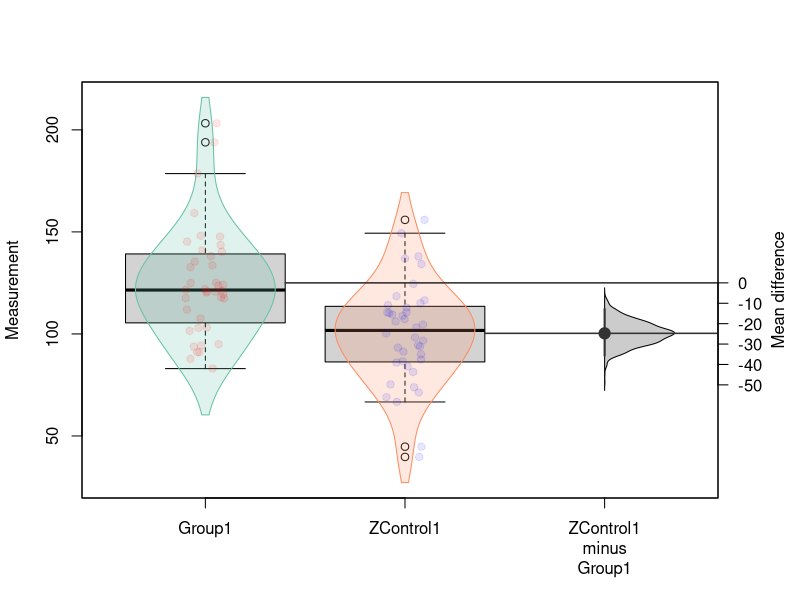
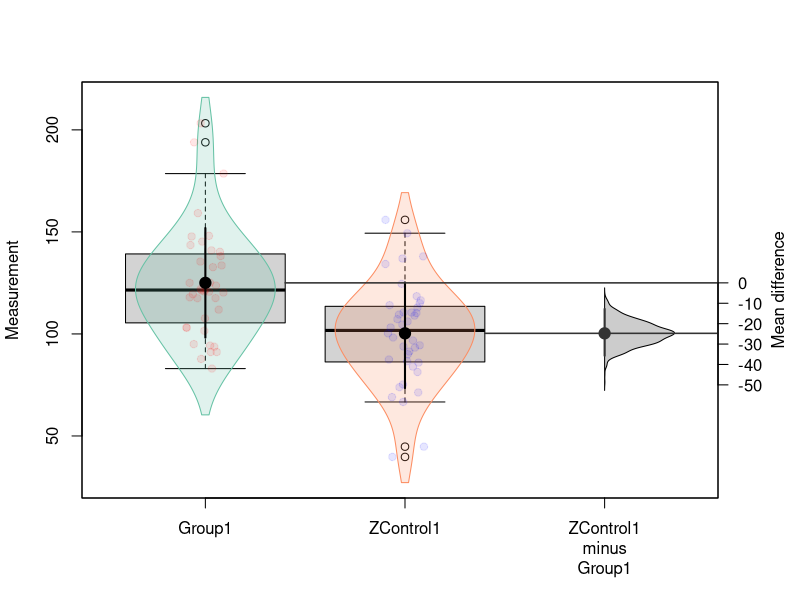
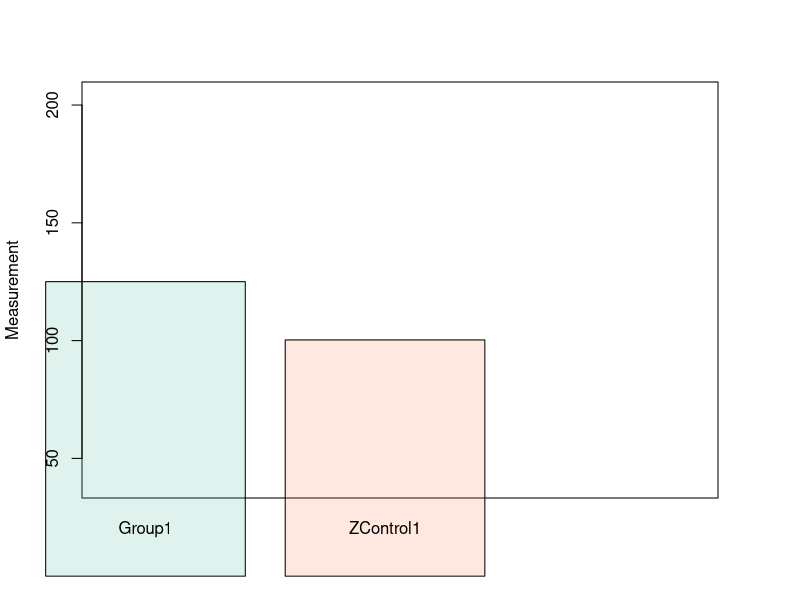

The R script that drew these images, in order: (Note: this script raises an error after producing the figures.)
### Private functions

#### TODO handle NA in data !!!
#### Multiple groups - specify pairings
#### Scale of cohens d - scale to fit (-1, 1), limit axis extents (Hegdes same)

transparent <-  function(colour, alpha) {
  rgba.val <- col2rgb(colour, TRUE)
  t.col <- rgb(rgba.val[1, ], rgba.val[2, ], rgba.val[3, ],
               maxColorValue = 255,
               alpha = (100 - alpha * 100) * 255 / 100)
  invisible(t.col)
}

### confidence interval of a group 
CI <- function(x){
  alpha <- 0.95
  m <- mean(x) 
  sd <- sd(x)
  n <- length(x)
  se <- sd/sqrt(n)
  df <- n-1
  alpha <- 1-alpha
  t <- qt(p=alpha/2, df=df,lower.tail=F)
  me <- t * se
  c1 <- m - me
  c2 <- m + me
  print(c(c1,c2))
}

# Two group statistic functions

# Mean difference (group 2 - group 1)
stMeanDiff <- function(x1, x2) { mean(x2) - mean(x1) }

# Cohens d (group 2 - group 1)
stCohensD <- function(x1, x2){
  m1 <- mean(x1) 
  SD1 <- sd(x1)
  N1 <- length(x1)
  m2 <- mean(x2)
  SD2 <- sd(x2)
  N2 <- length(x2)
  x <- sqrt((N1 - 1) * (SD1 * SD1) * (N2 - 1) * (SD2 * SD2) / (N1 + N2 - 2))
  (m2 - m1) / x
}

# Hegens d (group 2 - group 1)

stHegensD <- function(x1, x2){
  m1 <- mean(x1) 
  SD1 <- sd(x1)
  N1 <- length(x1)
  m2 <- mean(x2)
  SD2 <- sd(x2)
  N2 <- length(x2)
  x <- sqrt((N1 - 1) * (SD1 * SD1) * (N2 - 1) * (SD2 * SD2) / (N1 + N2 - 2))
  d = (m2 - m1) / x
  d*(1-(3/(4(N1+N2)-9)))
}

#############################################################################

#' Generate differences
#' 
#' This is details
#' 
#' @param data A data frame...
#' @param effect.type Type of difference
#' 
#' @return List containing:
#' bootstrapped mean difference + confidence interval of mean difference + individual bootstrapped difference + 
#'         CI of group 1 + CI of group 2 + mean of group 1 + mean of group 2 + median of group 1 + median of group 2 +
#'         raw data
#'         
#' @export
difference <- function(data,
                       effect.type = c("unstandardised", "cohens", "hegens", "paired-diffs"),
                       #paired = FALSE, # if true calculate paired mean difference 
                       data.col = 1, group.col = 2, block.col = NULL, id.col,
                       R = 1000,
                       ci.type = "bca",
                       ...        
                       # ci.type = "bca", #default
                       # contrast = c("group 1 - group 2"), # default larger group minus small group
                       # ci.conf = 0.95,
) {
  
  call <- match.call()
  if (!is.function(effect.type))
    effect.type <- match.arg(effect.type)
  
  # Get list of groups
  groups <- sort(unique(data[[group.col]]))

  # Function to simplify writing bootstrap statistic functions  
  .wrap2GroupStatistic <- function(statisticFn) {
    if (length(groups) != 2)
      stop(sprintf("Require exactly 2 groups for effect type %s, found %d (%s)", effect.type, length(groups), paste(groups, collapse = ", ")))
    function(data, indices) {
      measurement <- data[indices, data.col]
      group <- data[indices, group.col]
      x1 <- measurement[group == groups[1]]
      x2 <- measurement[group == groups[2]]
      statisticFn(x1, x2)
    }
  }

  # Decide how to calculate the statistic
  bootstrapData <- data
  if (effect.type == "unstandardised") {
    statistic <- .wrap2GroupStatistic(stMeanDiff)
  } else if (effect.type == "cohens") {
    statistic <- .wrap2GroupStatistic(stCohensD)
  } else if (effect.type == "hegens") {
    statistic <- .wrap2GroupStatistic(stHegensD)
  } else if (effect.type == "paired-diffs") {
    if (missing(id.col)) stop("id.col must be specified when effect.type = 'paired-diffs'")
    g1 <- data[data[[group.col]] == groups[1], ]
    g2 <- data[data[[group.col]] == groups[2], ]
    # Pair on ID (don't assume they are sorted)
    g2Idx <- match(g1[[id.col]], g2[[id.col]])
    bootstrapData <- g2[[data.col]][g2Idx] - g1[[data.col]]
    statistic <- function(data, subset) {
      mean(data[subset])
    }
  } else {
    # User supplied a bootstrap statistic function
    statistic <- effect.type
  }
  
  # Bootstrap the statistic
  es <- boot::boot(bootstrapData, statistic, R = R, ...)
  
  # Calculate confidence interval
  ci <- boot::boot.ci(es, type = ci.type)
  
  # Save some parts of the CI data into the returned value (don't need values that are already there or misleading)
  es[["ci.type"]] <- ci.type
  for (cin in names(ci)) {
    if (!cin %in% c("R", "t0", "call")) {
      es[[cin]] <- ci[[cin]]
    }
  }
  # Overwrite data in result with the real data (rather than bootstrapped data, e.g. for paired-riffs)
  es$data <- data
  # Add some more stuff to the result
  es$call <- match.call()
  es$data.col <- data.col
  es$group.col <- group.col
  es$groups <- groups
  es$effect.type <- effect.type
  
  # Fill in extra information in the returned list  
  gil <- lapply(groups, function(g) { 
    grpVals <- data[[data.col]][data[[group.col]] == g]
    c(mean = mean(grpVals),
      median = median(grpVals),
      sd = sd(grpVals),
      se = sd(grpVals) / sqrt(length(grpVals))
      ###add CI function here (maybe no need to print to confuse with bootstrap CI, but need to be part of es for plotting CI)
    )
  })
  df <- do.call(rbind, gil)
  rownames(df) <- groups
  es$groupStatistics <- df

  # Return value has type plotES TODO decide on a name
  class(es) <- c("plotES", class(es))
  
  es
}

#' print bootstrap mean difference, bootstrapped confidence interval (R value, bootstrapped corrections"bca")
#' 
#' @export
print.plotES <- function(result, ...) {
  cat("Bootstrapped effect size\n")
  cat("Groups:\n")
  print(es$groupStatistics)
  cat(sprintf("%s effect size %g, %g%% CI (%s) %g, %g\n",
              es$effect.type, es$t0, es$bca[1], es$ci.type, es$bca[4], es$bca[5]))
}


#' Plot data with effect size
#' 
#' @param box Colour of boxplot. If FALSE or NA, boxplot is not drawn
#' @param box_fill Colour used to fill the bodies of the boxplot. If FALSE or NA, bodies are not filled
#' @param points Vector of colours used to draw data points, one colour per group. If FALSE or NA, points are not drawn
#' @param violin What type of violin plot to display. If FALSE, violin plot is not drawn
#' @param adj Value used to control violin plot smoothness.
#' 
#' 
#' @export
plotES <- function(es, 
                   box = "black", 
                   box_fill = "lightgrey", 
                   points = RColorBrewer::brewer.pal(max(3, length(es$groups)), "Set1"),
                   violin = c("left-half", "right-half", "full"),
                   violin_border = RColorBrewer::brewer.pal(max(3, length(es$groups)), "Set2"),
                   violin_fill = transparent(RColorBrewer::brewer.pal(max(3, length(es$groups)), "Set2"), .8),
                   violin_adj = 1.5,
                   violin_width = 0.35,
                   violin_trunc_at = 0.05,
                   mean = "blue",
                   bar = RColorBrewer::brewer.pal(max(3, length(es$groups)), "Set2"),
                   bar_fill = transparent(RColorBrewer::brewer.pal(max(3, length(es$groups)), "Set2"), .8),
                   
                   mar = c(5, 4, 4, 4) + 0.1, # Default margin
                   xlab = "",
                   
                   # box = TRUE,# draw boxplot 
                   # box_fill = TRUE,# fill up box colour # if false only border will be drawn 
                   # points = TRUE, #add individual data point 
                   #mean = TRUE, #draw mean of the data 
                   #barchart = TRUE, #draw bar chart
                   CI = TRUE, # draw confidence interval line of the data; if, box, density, violin is TRUE, CI is FALSE
                   median_line = FALSE, # if TRUE horizontal line in median is drawn # if, box, density, violin is TRUE, median_line is FALSE
                   ef_size = TRUE, # if false do not plot effect size
                   ef_size_density = TRUE, #if true draw effect size confidence interval
                   ef_size_position = c("right", "down"),# when Gardner-Altman_plot is chosen effect size plotted right, otherwise down 
                   paired = FALSE, # if true draw lines between paired points
                   left_ylab = "",
                   right_ylab = "",
                   bottom_ylab = "",
                   col = c("col1", "col2", "col3"), opacity = 0.6, #colour of box, violin, box border, density, col 1 = group 1, col2 = group 2, col3 = ef plot, {col = n+1, n = group no) #   
                   points_col = c("col1", "col2", "col3"), points_opacity = 0.4, # points colour 
                   ...
) {
  if (!is(es, "plotES")) 
    stop("data must be a plotES object")
  if (!isFALSE(violin))
    violin <- match.arg(violin)
  
  .show <- function(what) !isFALSE(what) && !is.null(what)
  .isColour <- function(c) tryCatch(is.matrix(col2rgb(c)), error = function(e) FALSE)
  .colour <- function(what) if (isTRUE(what)) { "black" } else if (.isColour(what)) { what } else { NA }

  
  data <- es$data
  groups <- es$groups
  
  # Calculate densities for violin plots
  densities <- lapply(groups, function(g) density(data[[es$data.col]][data[[es$group.col]] == g], adj = violin_adj))
  # Normalise densities heights so they all have desired height (which becomes width)
  densities <- lapply(densities, function(d) { d$y <- d$y / max(d$y) * violin_width; d })
  # Optionally chop off the tails
  if (violin_trunc_at > 0)
    densities <- lapply(densities, function(d) { 
      keep <- which(d$y > violin_trunc_at * violin_width)
      d$y <- c(0, d$y[keep], 0)
      d$x <- c(d$x[keep[1]], d$x[keep], d$x[keep[length(keep)]])
      d
      })
  
  # Calculate plot limits
  xlim <- c(0.5, length(groups) + 0.5)
  ylim <- range(data[[es$data.col]])

  # If needed, extend y range to encompass violin plots
  if (.show(violin)) {
    for (d in densities) {
      ylim <- range(ylim, d$x)
    }
  }
  
  # If needed, extend y range to encompass bar plots
  if (.show(bar)) {
      ylim <- range(data[[es$data.col]])
  }
  
  # If needed extend x range to encompass effect size
  if (.show(ef_size) && length(groups) == 2) {
    xlim[2] <- xlim[2] + 0.95
  }
  
  # Extend width if showing effect size on right
  
  # Prepare plot
  par(mar = mar)
  plot(NULL, xlim = xlim, ylim = ylim, type = "n", xaxt = "n", yaxt = "n", xlab = xlab, ylab = es$data.col, ...)
  
  # Add the various components to the plot
  f <- as.formula(paste(es$data.col, "~", es$group.col))
  
  # Box plot
  if (.show(box)) {
    boxplot(f, data = data, add = TRUE, 
            col = .colour(box_fill), border = .colour(box))
  }
  
  ## bar chart 
  # Box plot
  if (.show(bar)) {
    barplot(es$groupStatistics[,1] ~ es$groups,  
            col = .colour(bar_fill), border = .colour(bar),
            add = TRUE)
    
    ## add SD 
    segments(1, y+es$groupStatistics[1, 3], 1, y-es$groupStatistics[1, 3], col = .colour(bar), lty =1, lwd=2)
    segments(2, z+es$groupStatistics[2, 3], 2, z-es$groupStatistics[1, 3], col = .colour(bar), lty =1, lwd=2)
  }
  
  # Violin plots
  if (.show(violin)) {
    for (i in seq_along(groups)) {
      d <- densities[[i]]
      col <- violin_fill[i]
      border <- violin_border[i]
      if (violin == "left-half") {
        polygon(i - d$y, d$x, col = col, border = border)
      } else if (violin == "right-half") {
        polygon(i + d$y, d$x, col = col, border = border)
      } else {
        polygon(c(i - d$y, rev(i + d$y)), c(d$x, rev(d$x)), col = col, border = border)
      }
    }
  }
  # Scatter plot of data points
  if (.show(points)) {
    stripchart(f, data = data, method = "jitter",
               pch = 19, vertical = TRUE,
               col = .colour(points),
               add = TRUE)
  }
  
##  mean +SD 
  if (.show(mean)) {
    #get mean of groups
    y <- es$groupStatistics[1, 1]
    z <- es$groupStatistics[2, 1]
    # plot points 
    points(1, y, pch = 19, cex = 1.5, col = .colour(mean))
    points(2, z, pch = 19, cex = 1.5, col = .colour(mean))
    
    ## add SD 
    segments(1, y+es$groupStatistics[1, 3], 1, y-es$groupStatistics[1, 3], col = .colour(mean), lty =1, lwd=2)
    segments(2, z+es$groupStatistics[2, 3], 2, z-es$groupStatistics[1, 3], col = .colour(mean), lty =1, lwd=2)
    
  }
    
  
# effectt size 
  if (.show(ef_size)) {
    # If there are 2 groups..
    if (length(groups) == 2) {
      # Show it to the right
      d <- density(es$t)
      d$y <- d$y / max(d$y) * violin_width
      # Diff is group2 - group1, so add to group1 mean make it align with group1
      y <- es$groupStatistics[1, 1]
      polygon(d$y + 3.0, d$x + y, 
              col = transparent("black", .8), 
              border = "black")
      
      # Draw mean of effect size
      points (3, y + es$t0, pch = 19, col = "grey20", cex = 1.5)
      # Confidence interval of effect size
      segments(3, y + es$bca[4], 3, y + es$bca[5], col = "grey20", lty = 1, lwd = 2.0)

      # Horizontal lines from group means
      segments(1 + 0.4, y, 5, y, col = "grey20", lty = 1, lwd = 1.5)
      segments(2 + 0.4, y + es$t0, 5, y + es$t0, col = "grey20", lty = 1, lwd = 1.5)
      
      # Axis labels on right-hand 
      axis(4, at = pretty(range(es$t)) + y,
           labels = pretty(range(es$t)), las = 1)
      
      # Add x-axis label for effect size
      axis(1, at = 3, labels = FALSE)
      mtext(sprintf("%s\nminus\n%s", es$groups[2], es$groups[1]), at = 3, side = 1, line = 3)
      mtext("Mean difference",  side = 4, line = 2.5)
      
    }
  } 
    
  
  es
}

###
# Testing

N <- 40
data <- data.frame(Measurement = c(rnorm(N, mean = 100, sd = 25),
                                   rnorm(N, mean = 100, sd = 50),
                                   rnorm(N, mean = 120, sd = 25),
                                   rnorm(N, mean = 80, sd = 50),
                                   rnorm(N, mean = 100, sd = 12),
                                   rnorm(N, mean = 100, sd = 50)),
                   Group = c(rep("ZControl1", N),
                             rep("Control2", N),
                             rep("Group1", N),
                             rep("Group2", N),
                             rep("Group3", N),
                             rep("Group4", N)),
                   Gender = rep(c(rep('Male', N/2), rep('Female', N/2)), 6),
                   ID = rep(1:N, 6)
                   )
# Shuffle
data <- data[sample(nrow(data)), ]

#par(mfrow = c(2, 1))
es <- difference(data[data$Group %in% c("ZControl1", "Group1"),], data.col = "Measurement", group.col = "Group", R = 1000)
print(es)
plotES(es, points = transparent(c("red", "blue"), .9), violin = "full", mean = FALSE, bar = FALSE)

plotES(es, points = transparent(c("red", "blue"), .9), violin = "full", mean = TRUE, bar = FALSE)
plotES(es, bar = TRUE, violin = FALSE, box = FALSE, mean = FALSE)

# es <- difference(data[data$Group %in% c("ZControl1", "Group1"),], effect.type = "paired-diffs", id.col = "ID", data.col = "Measurement", group.col = "Group", R = 1000)
# print(es)
# plotES(es, points = transparent(c("red", "blue"), .9), violin = "full")


# library(dabestr)
# 
# two.group.unpaired <- dabest(data, Group, Measurement, 
#                              # The idx below passes "Control" as the control group, 
#                              # and "Group1" as the test group. The mean difference
#                              # will be computed as mean(Group1) - mean(Control1).
#                              idx = c("Control1", "Group1"), 
#                              paired = FALSE)
# md <- mean_diff(two.group.unpaired)
# plot(md)
# cd <- cohens_d(two.group.unpaired)
# plot(cd)

### test len data 

par(mfrow = c(2, 1))
es <- difference(len[len$male %in% c("yellow", "red"),], data.col = "length", group.col = "male", R = 5000)
print(es)
plotES(es, points = transparent(c("red", "blue"), .9), violin = "full", mean = FALSE)

es <- difference(data[data$Group %in% c("Control1", "Group1"),], effect.type = "paired-diffs", id.col = "ID", data.col = "Measurement", group.col = "Group", R = 1000)
print(es)
plotES(es, points = transparent(c("red", "blue"), .9), violin = "full")
